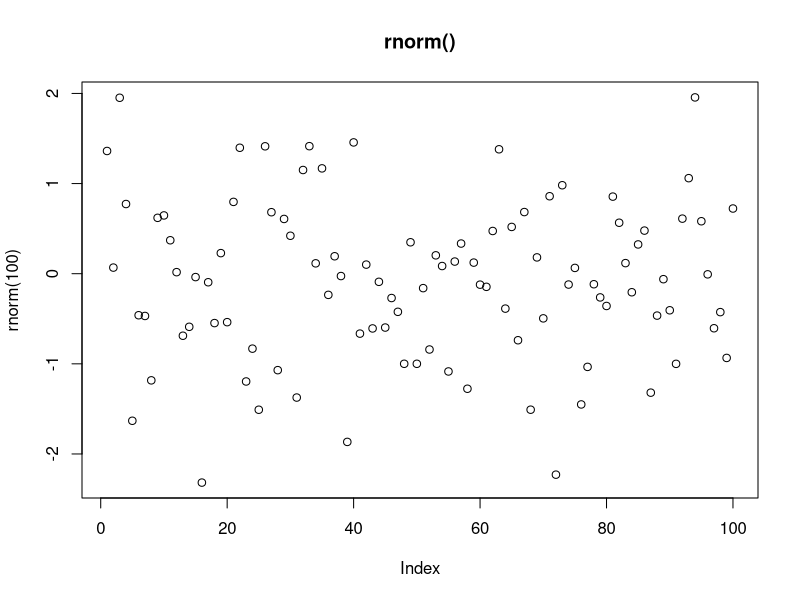
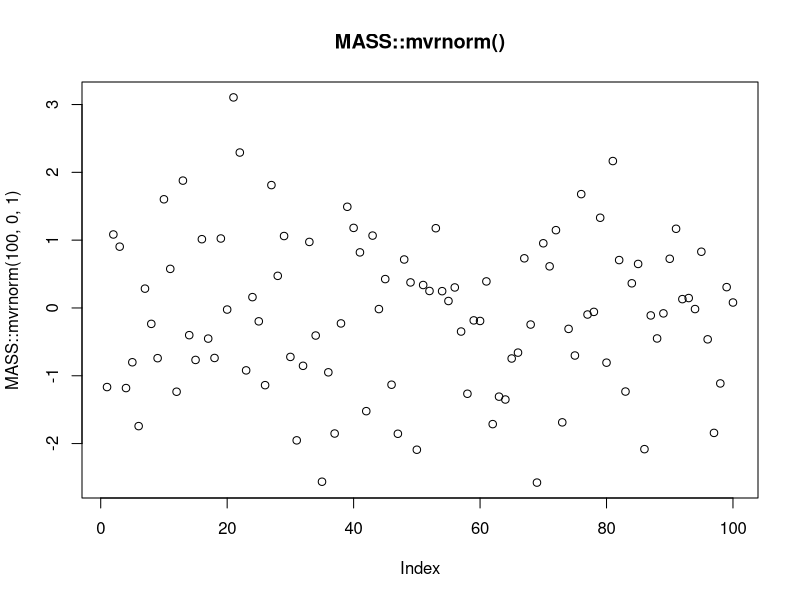

Generate these figures, in order, with R: (Note: this script raises an error after producing the figures.)
## ---- chunk 1

rescale01 <- function(x) {
  rng <- range(x, na.rm = TRUE)
  (x - rng[1]) / (rng[2] - rng[1])
}

rescale01_FALSE <- function(x) {
  rng <- range(x, na.rm = FALSE)
  (x - rng[1]) / (rng[2] - rng[1])
}

test <- c(1,2,3,NA,4,5)

rescale01(test)
rescale01_FALSE(test)
## ---- chunk 2
x <- c(1:10,Inf, c(1:3), Inf, c(1:5), -Inf)
rescale01_mapInf <- function(x) {
rng <- range(x, na.rm = TRUE, finite = TRUE) 
x <- (x - rng[1]) / (rng[2] - rng[1])
x[which(x==Inf)] <- 1
x[which(x==-Inf)] <- 0
return (x)
}
rescale01_mapInf(x)
## ---- chunk 3
x = c(1:5, NA, 1:2, NA, 1:3)
mean(is.na(x))
# rewrite the snippet into a function
proportion_na <- function (x) {
  sum(is.na(x))/length(x)
}
# see if the function output matches the snippet
proportion_na(x)
## ---- chunk 4
x / sum(x, na.rm = TRUE)

divide_by_sum <- function (x) {
  x / sum(x, na.rm = TRUE)
}
divide_by_sum(x)
## ---- chunk 5
sd(x, na.rm = TRUE) / mean(x, na.rm = TRUE)

sd_div_mean <- function (x) {
  sd(x, na.rm = TRUE) / mean(x, na.rm = TRUE)
}
sd_div_mean(x)
## ---- chunk 6
sample_vector <- c(1:10)

variance <- function (x) {
  n <- length(x)
    m <- mean(x)
    (1/(n - 1)) * sum((x - m)^2)
}

skew <- function (x) {
    n <- length(x)
    v <- var(x)
    m <- mean(x)
    third.moment <- (1/(n - 2)) * sum((x - m)^3)
    third.moment/(var(x)^(3/2))
}
# might have to cross-reference this function with other sources to make sure it's correct.

variance(sample_vector)
var(sample_vector)
skew(sample_vector)

## ---- chunk 7
vector1 = c(1, 2, NA, 5, 6)
vector2 = c(NA, 6, NA, 4, 5)

both_na <- function (v1, v2) {
  na1 <- is.na(v1)
  na2 <- is.na(v2)
  intersect(which(na1==TRUE),which(na2==TRUE))
}

vector1
vector2
both_na(vector1,vector2)
## ---- chunk 8
is_directory <- function(x) file.info(x)$isdir
is_readable <- function(x) file.access(x, 4) == 0
## ---- chunk 9
# I commented out the pseudocode so the R markdown file can compile.

# foo_foo %>%
#   hop(through = forest) %>%
#   scoop(up = field_mice) %>%
#   bop(on = head) %>%
#   down(came = good_fairy) %>%
#   scoop(up = field_mice) %>%
#   bop (on = head) %>%
#   give (chances = three) %>%
#   turn (into = goonie)
#   # repeat 3 times, with the # of chances decreasing each time
#   
# play_through (foo_foo, chances) {
#   hop(through = forest) %>%
#   scoop(up = field_mice) %>%
#   bop(on = head) %>%
#   down(came = good_fairy) %>%
#   scoop(up = field_mice) %>%
#   bop (on = head) %>%
#   give (chances = three) %>%
#   turn (into = goonie)
# }
#  
# chances <- 3
# while (chances > 0) {
#   play_through (foo_foo, chances)
#   chances <- chances - 1
# }
#  
## ---- chunk 10
f1 <- function(string, prefix) {
  substr(string, 1, nchar(prefix)) == prefix
}

f1("hello", "he")
f1("hello", "ell")
## ---- chunk 11
f2 <- function(x) {
  if (length(x) <= 1) return(NULL)
  x[-length(x)]
}
x = c(1:10)
x
f2(x)
## ---- chunk 12
f3 <- function(x, y) {
  rep(y, length.out = length(x))
}
x = c(1:10)
x
f3(x, 5)
## ---- chunk 13
library(tidyverse)

preg <- tribble(
  ~pregnant, ~male, ~female,
  "yes",     NA,    10,
  "no",      20,    12
)

# without using functions, convert the pregnant and female columns to booleans (TRUE or FALSE values).
gather(preg, sex, count, male, female) %>%
  mutate(pregnant = pregnant == "yes",
         female = sex == "female") %>%
  select(-sex)
## ---- chunk 14
# write function to convert a vector of strings to TRUE or FALSE, depending on whether the values match a specified string:
string_to_boolean <- function (x, string) {
  x == string
}

# use the function to do the job
gather(preg, sex, count, male, female) %>%
  mutate(pregnant = string_to_boolean(pregnant,"yes"),
         female = string_to_boolean(sex,"female")) %>%
  select(-sex)
## ---- chunk 15

plot(rnorm(100), main = "rnorm()")
plot(MASS::mvrnorm(100,0,1), main = "MASS::mvrnorm()")

## ---- chunk 16
library(lubridate)

greet <- function ( datetime = lubridate::now() ) {
  print(datetime)
  time <- hour(datetime)
  
  if (time < 12) {
    print("good morning")
  } else if (time >= 12 && time < 18) {
    print("good afternoon")
  } else
    print("good evening")
}

greet()
greet(ymd_hms("2016-07-08 08:34:56"))
greet(ymd_hms("2016-07-08 20:34:56"))
greet(ymd_hms("2016-07-08 15:34:56"))
## ---- chunk 17
fizzbuzz <- function ( input ) {
  if (input %% 3 == 0 && input %% 5 == 0) {
    print("fizzbuzz")
  } else if ( input %% 5 == 0 ) {
    print ("buzz")
  } else if ( input %% 3 == 0 ) {
    print ("fizz")
  } else
    print (input)
}

fizzbuzz(15)
fizzbuzz(10)
fizzbuzz(9)
fizzbuzz(4)

## ---- chunk 18
# if (temp <= 0) {
#   "freezing"
# } else if (temp <= 10) {
#   "cold"
# } else if (temp <= 20) {
#   "cool"
# } else if (temp <= 30) {
#   "warm"
# } else {
#   "hot"
# }

temp_range <- c(-5:40)
# without labels
cut(temp_range, breaks = c(-100, 0, 10, 20, 30, 100), right = TRUE)
table(cut(temp_range, breaks = c(-100, 0, 10, 20, 30, 100), right = TRUE))
# with labels
cut(temp_range, breaks = c(-100, 0, 10, 20, 30, 100), labels = c("freezing", "cold", "cool", "warm", "hot"), right = TRUE)
table(cut(temp_range, breaks = c(-100, 0, 10, 20, 30, 100), labels = c("freezing", "cold", "cool", "warm", "hot"), right = TRUE))
## ---- chunk 19

test_switch <- function ( x ) {
  switch(x, 
         "first choice after EXPR",
         2,
         "third",
         "4th choice after EXPR"
         )
}
test_switch(1)
test_switch(2)
test_switch(3)
test_switch(4)
typeof(test_switch(5))
## ---- chunk 20
test_switch <- function (x) {
  switch(x, 
    a = ,
    b = "ab",
    c = ,
    d = "cd"
  )
}

test_switch("a")
test_switch("b")
test_switch("c")
test_switch("d")
test_switch("e")
typeof(test_switch("e"))
## ---- chunk 21
commas <- function(...) stringr::str_c(..., collapse = ", ")
commas(letters[1:10])
# this produces an error:
# commas(letters[1:10], collapse = "-")

# to produce the intended output, modify the commas function.

hyphens <- function(...) stringr::str_c(..., collapse = "-")
hyphens(letters[1:10])

## ---- chunk 22
insert_between <- function(..., insert = ", ") stringr::str_c(..., collapse = insert)
insert_between (letters[1:10])
insert_between (letters[1:10], insert = "-")
## ---- chunk 23
# The original rule function, showing what happens if multiple characters were supplied:
rule <- function(..., pad = "-") {
  title <- paste0(...)
  width <- getOption("width") - nchar(title) - 5
  cat(title, " ", stringr::str_dup(pad, width), "\n", sep = "")
}

rule("Important output")
rule("Title", pad = "-+")
## ---- chunk 24
# An improved version that scales the padding based on the character length:
scaled_rule <- function(..., pad = "-") {
  title <- paste0(...)
  pad_length <- nchar(pad)
  print(str_c("Number of characters in pad: ", pad_length))
  width <- (getOption("width") - nchar(title) - 5)/pad_length
  print(str_c("Number of times pad was duplicated: ", width))
  cat(title, " ", stringr::str_dup(pad, width), "\n", sep = "")
}
scaled_rule("Important output")
scaled_rule("Title", pad = "-+")

## ---- chunk 25
x = c(1,1,1:10,1,1)
mean(x)
mean(x, trim = 0.2)
## ---- chunk 26
x = c(1:20)
y = c(1,1,1,1:15, 5, 6)
cor(x,y)
cor(x,y, method = "kendall")
cor(x,y, method = "spearman")
## ---- chunk 27
is.finite(0)
is.finite(NA)
!is.infinite(NA)
## ---- chunk 28
# function (x, y, tol = .Machine$double.eps^0.5) 
# {
#     abs(x - y) < tol
# }
# <bytecode: 0x10a60a198>
# <environment: namespace:dplyr>
## ---- chunk 29
library(readr)
parse_logical(c("TRUE", "FALSE"))
parse_integer(c("100", "200"))
parse_double(c("100.3", "200"))
## ---- chunk 30
x <- c(NA, 1, 2, NA, 5:10, NA, NA, NA)
is.na(x)
mean(is.na(x))

is.finite(x)
!is.finite(x)
sum(is.finite(x))
sum(!is.finite(x))

## ---- chunk 31
x <- c(a = 1, b = 2)
is.vector(x)
is.atomic(x)

x <- c(a = 1, b = "hello")
is.vector(x, mode = "integer")
is.vector(x, mode = "character")
is.atomic(x)

## ---- chunk 32
# using stats::setNames()
setNames(1:4, c("a", "b", "c", "d"))
setNames(1:4, "a", "b", "c", "d")
## ---- chunk 33
# using purrr::setNames()
library(purrr)
set_names(1:4, c("a", "b", "c", "d"))
set_names(1:4, "a", "b", "c", "d")
## ---- chunk 34
# we should use [, instead of [[]]
example <- letters[1:10]
return_last <- function (x) {
  return (x[length(x)])
}
example
return_last(example)
## ---- chunk 35
example <- letters[1:10]
return_even <- function (x) {
  even_indicies <- c(1:length(x)) %% 2 == 0
  return (x[even_indicies])
}
example
return_even(example)
## ---- chunk 36
example <- letters[1:10]
remove_last <- function (x) {
  return(x[-length(x)])
}
example
remove_last(example)
## ---- chunk 37
example <- c(1:5, NA, 6:12, NA, 13:20)
return_even <- function (x) {
  return (x[x %% 2 == 0 & !is.na(x)])
}
example
return_even(example)
## ---- chunk 38
x <- c(-5:5)
which(x > 0)
x <= 0
x[-which(x > 0)]
x[x <= 0]
## ---- chunk 39
x <- c(-5:5)
# length(x) is 11
x[12]
# add names to x, then try a name that doesn't exist
names(x) <- letters[1:length(x)]
x
x[l]

## ---- chunk 40
iris
typeof(iris)

typeof(iris[,c("Sepal.Length", "Sepal.Width")])
typeof(iris$Sepal.Length)
typeof(iris[,c("Sepal.Length")])

mylist <- list(nums = c(1:5),
               myletters = letters[1:15])
mylist
typeof(mylist)
typeof(mylist$nums)
## ---- chunk 41
hms::hms(3600)
typeof(hms::hms(3600))
attributes(hms::hms(3600))
## ---- chunk 42
tibble (a = c(1:5),
        b = letters[1:3])
## ---- chunk 43
tibble (a = c(1:5),
        b = letters[1])
## ---- chunk 44
mytib <- tibble (a = c(1:3),
        b = letters[1:3],
        mylist = list(x = c(1:5),
                      y = c(10:20),
                      z = c(2:3)))
mytib$mylist[[1]]

## ---- chunk 45
out <- ""
for (x in letters) {
  out <- stringr::str_c(out, x)
}

x <- sample(100)
sd <- 0
for (i in seq_along(x)) {
  sd <- sd + (x[i] - mean(x)) ^ 2
}
sd <- sqrt(sd / (length(x) - 1))

x <- runif(100)
out <- vector("numeric", length(x))
out[1] <- x[1]
for (i in 2:length(x)) {
  out[i] <- out[i - 1] + x[i]
}
## ---- chunk 46
output <- vector("integer", 0)
for (i in seq_along(x)) {
  output <- c(output, lengths(x[[i]]))
}
output
## ---- chunk 47

# show_mean(iris)
#> Sepal.Length: 5.84
#> Sepal.Width:  3.06
#> Petal.Length: 3.76
#> Petal.Width:  1.20
## ---- chunk 48
trans <- list( 
  disp = function(x) x * 0.0163871,
  am = function(x) {
    factor(x, labels = c("auto", "manual"))
  }
)
for (var in names(trans)) {
  mtcars[[var]] <- trans[[var]](mtcars[[var]])
}
## ---- chunk 49
col_sum3 <- function(df, f) {
  is_num <- sapply(df, is.numeric)
  df_num <- df[, is_num]

  sapply(df_num, f)
}
## ---- chunk 50
df <- tibble(
  x = 1:3, 
  y = 3:1,
  z = c("a", "b", "c")
)
# OK
col_sum3(df, mean)
# Has problems: don't always return numeric vector
# col_sum3(df[1:2], mean)
# col_sum3(df[1], mean)
# col_sum3(df[0], mean)
